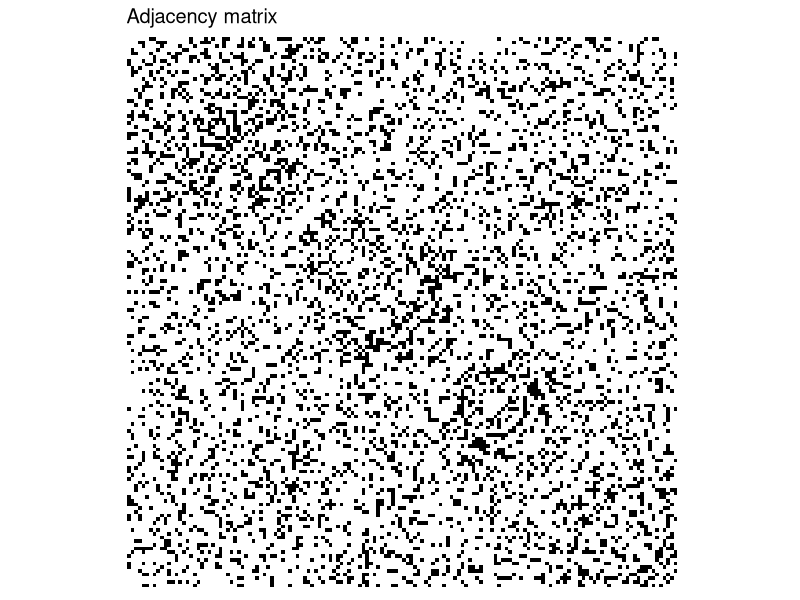
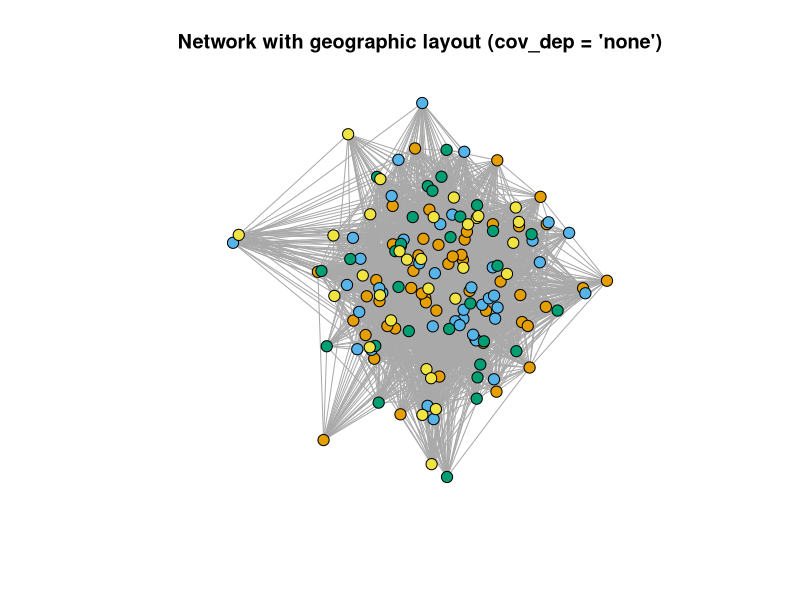
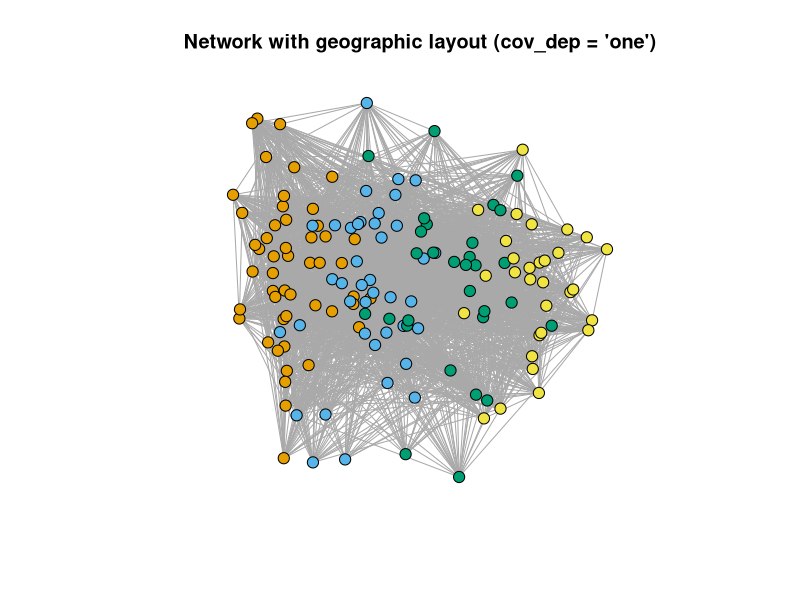
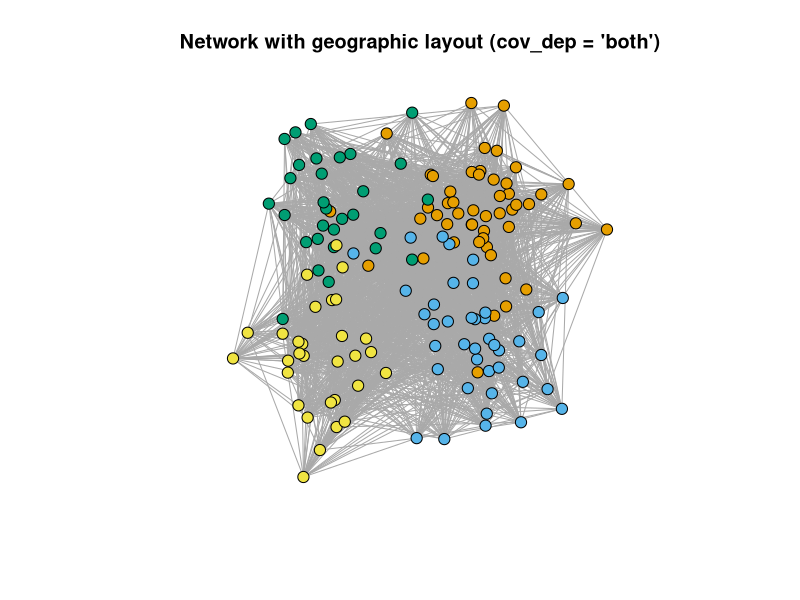

These charts were generated, in order, by the following R code:
#------------------------------------------------------------------#
# This script generate synthetic data from a binary SBM 
#------------------------------------------------------------------#

library(MASS)
library(here)
library(igraph)
library(ggplot2)
library(RColorBrewer)

#------------------------------------------------------------------#
# Part 1: simBinarySBM simulates a network Y of size n x n from 
# stochastic block model with 4 clusters
#         - Clusters have sizes ns = (n1, n2, n3, n4).
#         - Edge probability within clusters = p_within.
#         - Edge probability between clusters = p_between.
#
# Part 2: Covariate generator (the network is fixed)
#   (2) A covariate matrix x (n x 2), with dependence on clusters
#       controlled by cov_dep:
#         - "both": both covariates informative (cluster-specific means).
#         - "one" : only first covariate informative.
#         - "none": covariates independent of cluster structure.
#
# Returns:
#       Y               adjacency matrix
#       x               covariates
#       partition       true memberships
#       block_probs     block-probability matrix
#       clust_sizes     cluster sizes
#
#------------------------------------------------------------------#
# simulate a binary network from the SBM
simBinarySBM <- function(
  clust_sizes = c(50, 40, 30, 30),   # cluster sizes
  p_within    = 0.6,                 # within-cluster edge prob
  p_between   = 0.3                  # between-cluster edge prob
) {

  n <- sum(clust_sizes)                 # sample size
  K <- length(clust_sizes)              # number of clusters
  z <- rep(1:K, times = clust_sizes)    # cluster memberships

  # Block matrix Theta
  Theta <- matrix(p_between, K, K)
  diag(Theta) <- p_within

  #--- SAMPLE ADJACENCY MATRIX Y ---
  # (this step does NOT vary with cov_dep)
  # NOTE: you can even use the same Y for all the 3 scenarios
  Y <- matrix(0L, n, n)

  for (i in 1:(n - 1)) {
    for (j in (i + 1):n) {
      Y[i, j] <- Y[j, i] <- rbinom(1, 1, Theta[z[i],z[j]])
    }
  }
  
  # Return network and information
  list(
    Y             = Y,
    block_probs   = Theta,
    clust_sizes   = clust_sizes,
    partition     = z
  )
}


add_covariates_SBMsim <- function(base_obj, 
  cov_dep = c("none", "one", "both")) {
  cov_dep <- match.arg(cov_dep)

  Y <- base_obj$Y
  z <- base_obj$partition

  n <- length(z)
  K <- length(unique(z))
  if (K != 4L) stop("Current covariate design assumes exactly 4 clusters.")

  x <- matrix(NA_real_, n, 2)

  if (cov_dep == "both") {

    mx <- matrix(c( 1,  1,
                    1, -1,
                   -1,  1,
                   -1, -1),
                 K, 2, byrow = TRUE)

    s  <- 0.5
    Sx <- s * diag(2)

    for (i in 1:n) {
      x[i, ] <- MASS::mvrnorm(1, mx[z[i], ], Sx)
    }

  } else if (cov_dep == "one") {

    mx1 <- c(-1.5, -0.5, +0.5, +1.5)
    sx1 <- 0.5

    mx2 <- 0
    sx2 <- 1

    for (i in 1:n) {
      x[i, ] <- c(
        rnorm(1, mx1[z[i]], sx1),
        rnorm(1, mx2, sx2)
      )
    }

  } else { # none

    x <- MASS::mvrnorm(n, mu = c(0,0), Sigma = diag(2))
  }

  base_obj$x       <- x
  base_obj$cov_dep <- cov_dep
  base_obj
}

#------------------------------------------------------------------#
# Plotting functions
#------------------------------------------------------------------#
plot_network_geo <- function(sim_obj, main = NULL) {
  Y <- sim_obj$Y
  x <- sim_obj$x
  z <- sim_obj$partition

  g <- igraph::graph_from_adjacency_matrix(
    Y,
    mode = "undirected",
    diag = FALSE
  )

  layout_xy <- as.matrix(x)   # use (x1, x2) as coordinates

  K    <- length(unique(z))
  pal  <- c(1, 2, 3,4)
  vcol <- pal[z]

  if (is.null(main)) {
    main <- paste0("Network with geographic layout (cov_dep = '",
                   sim_obj$cov_dep, "')")
  }

  plot(
    g,
    layout         = layout_xy,
    vertex.color   = vcol,
    vertex.size    = 6,
    vertex.label   = NA,
    edge.arrow.mode = 0,
    main           = main
  )
}


plot_adj_matrix_gg <- function(sim_obj) {
  Y  <- sim_obj$Y
  z0 <- sim_obj$partition
  V  <- length(z0)
  
  # remove self-loops
  diag(Y) <- 0
  
  #------------------------------------------#
  # Order nodes by true cluster to show blocks
  #------------------------------------------#
  ord   <- order(z0)
  Y_ord <- Y[ord, ord]
  z_ord <- z0[ord]
  
  #------------------------------------------#
  # Build long data.frame in base R
  #------------------------------------------#
  # indices
  grid_idx <- expand.grid(
    row = seq_len(V),
    col = seq_len(V)
  )
  
  # adjacency values (row-major)
  grid_idx$value <- as.vector(Y_ord)
  
  # factors for plotting:
  # flip row so cluster 1 is at bottom (heatmap style)
  grid_idx$row_f <- factor(grid_idx$row,
                           levels = rev(seq_len(V)))
  grid_idx$col_f <- factor(grid_idx$col,
                           levels = seq_len(V))
  
  # cluster label per row (after ordering)
  grid_idx$cluster <- factor(z_ord[grid_idx$row])
  
  #------------------------------------------#
  # Colors
  #------------------------------------------#
  adj_pal <- colorRampPalette(
    brewer.pal(9, "Greys")[c(1, 9)]
  )(50)
  
  #------------------------------------------#
  # Plot
  #------------------------------------------#
  ggplot(grid_idx, aes(x = col_f, y = row_f, fill = value)) +
    geom_tile() +
    scale_fill_gradientn(colors = adj_pal, guide = "none") +
    coord_fixed() +
    theme_minimal(base_size = 12) +
    theme(
      axis.text.x  = element_blank(),
      axis.text.y  = element_blank(),
      axis.title   = element_blank(),
      panel.grid   = element_blank()
    ) +
    ggtitle("Adjacency matrix")
}



#------------------------------------------------------------------#
# Simulations
#------------------------------------------------------------------#

set.seed(1116)

# Generate one network - sparse
base <- simBinarySBM(p_within = 0.3, p_between = 0.2)

# Generate three covariate scenarios using same Y and same z
sim_none  <- add_covariates_SBMsim(base, "none")
sim_one   <- add_covariates_SBMsim(base, "one")
sim_both  <- add_covariates_SBMsim(base, "both")

## create directory if it does not exists
dir.create(here("simulation/data"), 
  recursive = TRUE, showWarnings = FALSE)

saveRDS(sim_none, here("simulation/data/binarySBM_none.rds"))
saveRDS(sim_one, here("simulation/data/binarySBM_one.rds"))
saveRDS(sim_both, here("simulation/data/binarySBM_both.rds"))

plot_adj_matrix_gg(sim_none)

plot_network_geo(sim_none)
plot_network_geo(sim_one)
plot_network_geo(sim_both)

#######################################################
#######################################################
#### BACKUP: one function
# simBinarySBMx <- function(
#   clust_sizes = c(50, 40, 30, 30),        # cluster sizes
#   p_within    = 0.8,                      # within-cluster edge prob
#   p_between   = 0.1,                      # between-cluster edge prob
#   cov_dep     = c("none", "one", "both")  # covariate–cluster dependence
# ) {
#   cov_dep <- match.arg(cov_dep)

#   n <- sum(clust_sizes)       # sample size
#   K <- length(clust_sizes)    # number of clusters
#   z <- rep(1:K, times = clust_sizes)   # cluster memberships

#   if (K != 4L) stop("Current covariate design assumes exactly 4 clusters.")

#   # Block matrix Theta
#   Theta <- matrix(p_between, K, K)
#   diag(Theta) <- p_within

#   #--- SAMPLE ADJACENCY MATRIX Y ---
#   Y <- matrix(0L, n, n)

#   for (i in 1:(n - 1)) {
#     for (j in (i + 1):n) {
#       pij      <- Theta[z[i], z[j]]
#       Y_ij     <- rbinom(1, 1, pij)
#       Y[i, j]  <- Y_ij
#       Y[j, i]  <- Y_ij
#     }
#   }

#   #--- SAMPLE COVARIATES x (depends on cov_dep) ---
#   x <- matrix(NA_real_, n, 2)

#   if (cov_dep == "both") {

#     mx <- matrix(c( 1,  1,
#                     1, -1,
#                    -1,  1,
#                    -1, -1),
#                  K, 2, byrow = TRUE)

#     s  <- 0.5
#     Sx <- s * diag(2)

#     for (i in 1:n) {
#       x[i, ] <- mvrnorm(1, mx[z[i], ], Sx)
#     }

#   } else if (cov_dep == "one") {

#     mx1 <- c(-1.5, -0.5, +0.5, +1.5)
#     sx1 <- 0.5

#     mx2 <- 0
#     sx2 <- 1

#     for (i in 1:n) {
#       x[i, ] <- c(
#         rnorm(1, mx1[z[i]], sx1),
#         rnorm(1, mx2, sx2)
#       )
#     }

#   } else {  # cov_dep == "none"

#     mx <- c(0, 0)
#     Sx <- diag(2)

#     x <- mvrnorm(n, mx, Sx)
#   }

#   list(
#     Y           = Y,
#     x           = x,
#     partition   = z,
#     block_probs = Theta,
#     clust_sizes = clust_sizes,
#     cov_dep     = cov_dep
#   )
# }
